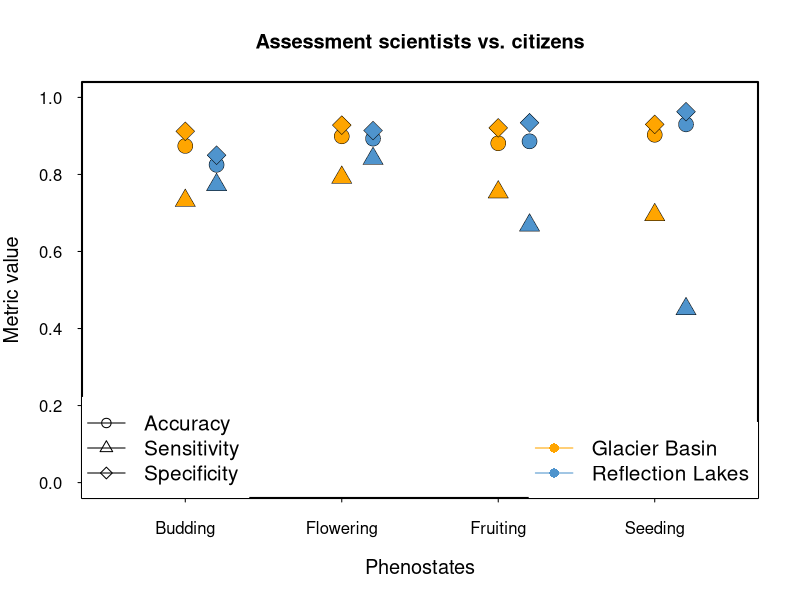
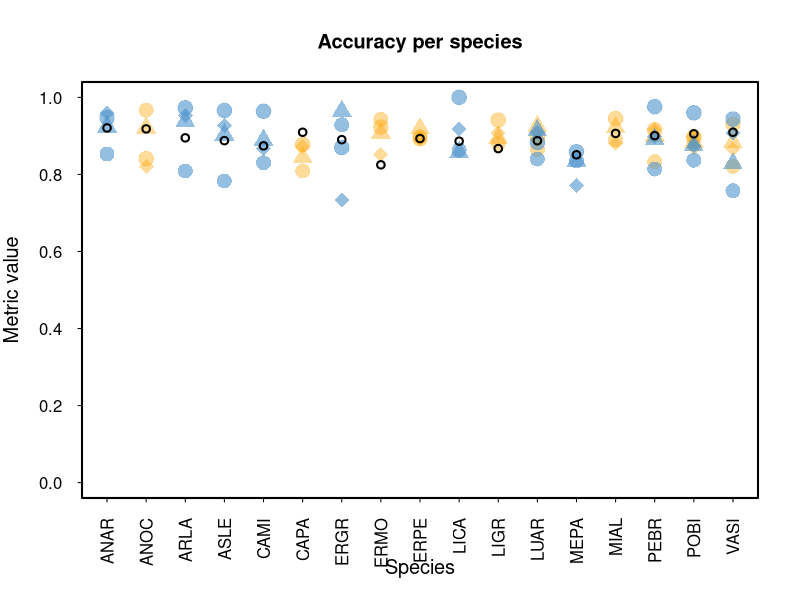
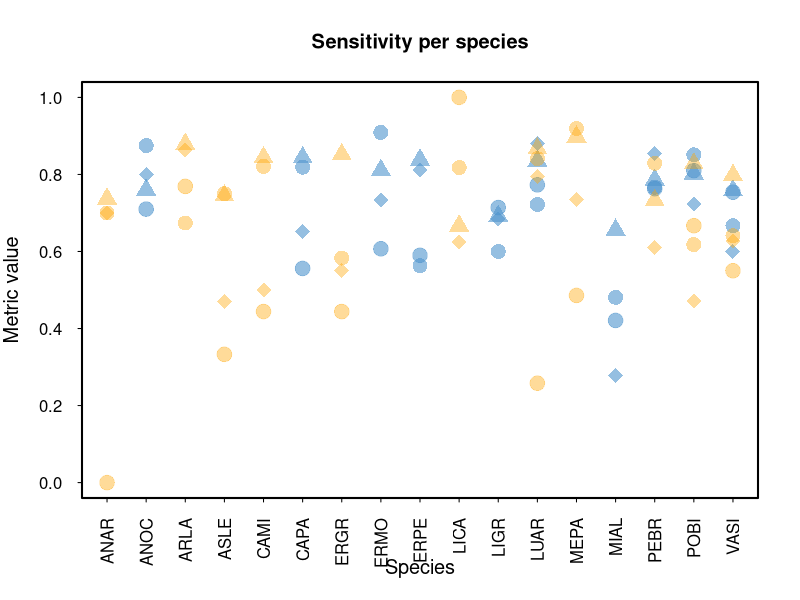
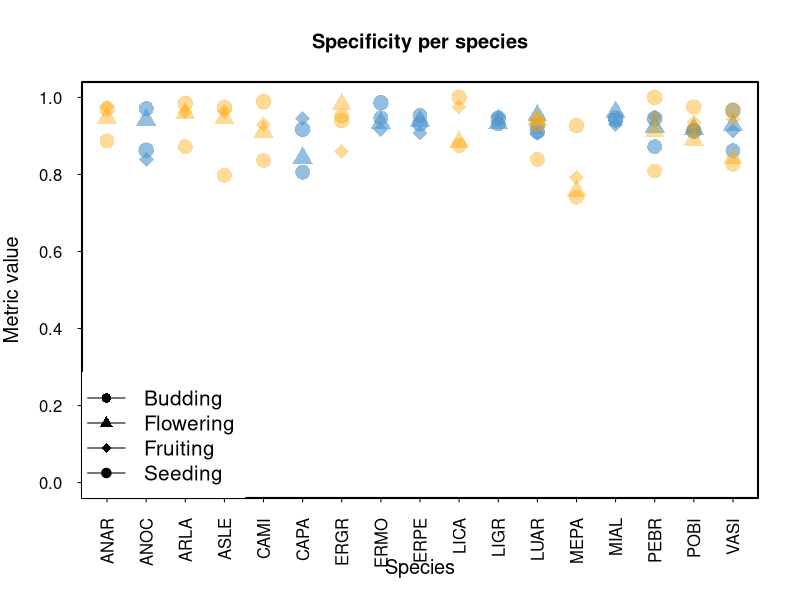
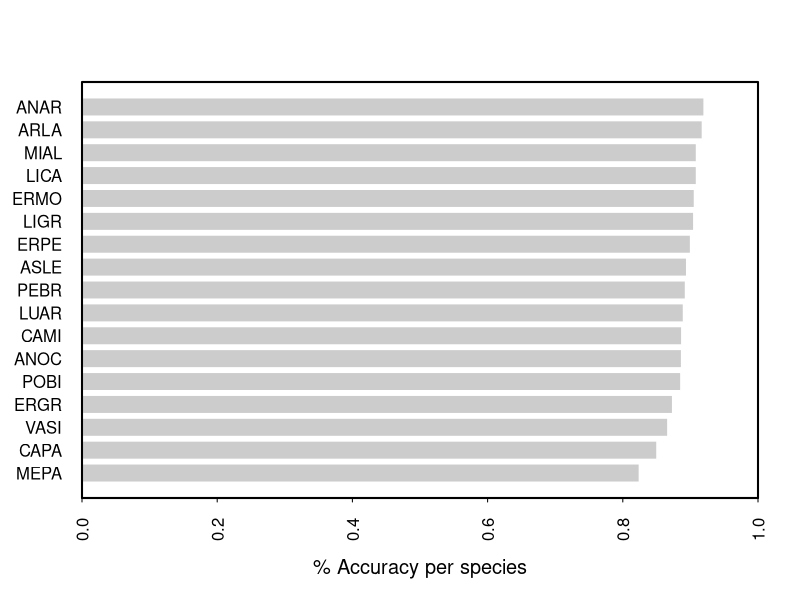
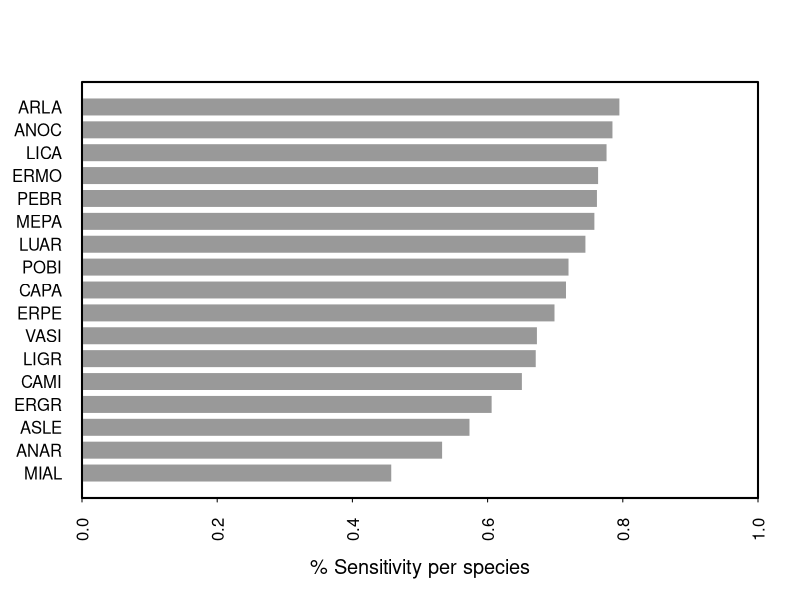
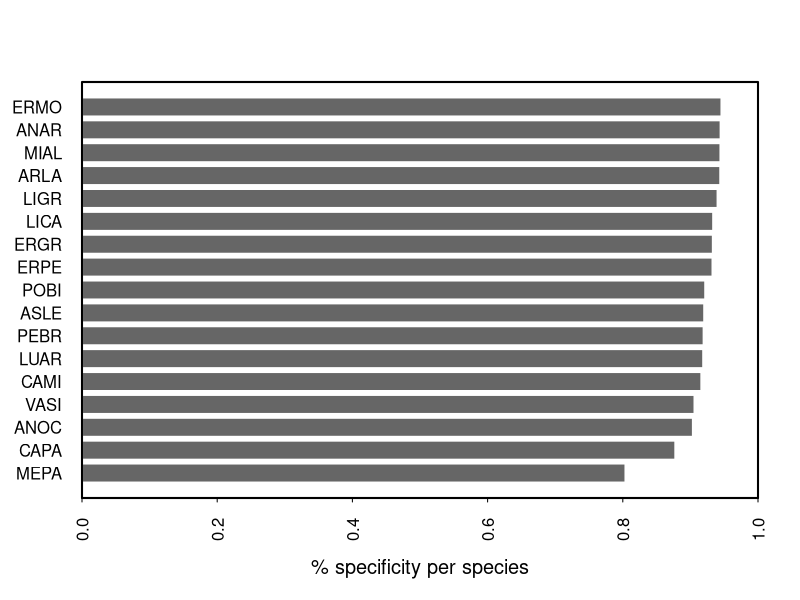

Reproduce these figures in R, in order.
############################DATA PAPER MEADOWATCH###################
###DATA COMPILED BY AJI JOHN
###FIGURES AND THIS ANALYSIS: RUBÉN D. MANZANEDO. APRIL 2021#########

###################PART 5######################

##Continuation of Figure 4: Data validation comparison of scientist vs. citizen scientists

#load accuracies data per phenostate and species
phenostates = read.csv('Accuracy per phenostate-trail.csv')
head(phenostates)

#graphical parameters
par(bty="o")
par(lwd=2)
par(tcl=-0.2)
par(las=1)
par(cex.lab=1.2)

#Figure 4a: metrics per phenostate
#set the x-axes values for plotting and a small offset for the different hikes
phenostates$Y = 1:4
phenostates$Y2 = phenostates$Y+0.2
#plot each phenostate
plot(accuracy.rl~Y, phenostates,
     pch=21,
     bg='orange',
     lwd=0.5,
     cex=2,
     ylim=c(0,1),
     xlim=c(0.5,4.5),
     main='Assessment scientists vs. citizens',
     axes=F,
     xlab='Phenostates',
     ylab='Metric value')
axis(1, labels=c('Budding','Flowering','Fruiting','Seeding'),
     at=c(1:4))
axis(2)
box()
points(accuracy.gb~Y2, phenostates,
       pch=21,
       bg='steelblue3',
       cex=2,
       lwd=0.5)

points(sensitivity.rl~Y, phenostates,
     pch=24,
     bg='orange',
     lwd=0.5,
     cex=2,
     ylim=c(0,1))
points(sensitivity.gb~Y2, phenostates,
       pch=24,
       bg='steelblue3',
       cex=2,
       lwd=0.5)

points(specificity.rl~Y, phenostates,
       pch=23,
       bg='orange',
       lwd=0.5,
       cex=2,
       ylim=c(0,1))
points(specificity.gb~Y2, phenostates,
       pch=23,
       bg='steelblue3',
       cex=2,
       lwd=0.5)
##add the legends
legend('bottomleft',
       legend=c('Accuracy', 'Sensitivity', 'Specificity'),
       pch=c(21,24,23),
       lwd=1,
       box.col='white',
       cex=1.25)
legend('bottomright',
       legend=c('Glacier Basin', 'Reflection Lakes'),
       col=c('orange','steelblue3'),
       pch=16,
       lwd=1,
       box.col='white',
       cex=1.25)

###Figure 4b: metrics per species
#load species data
species = read.csv('Accuracy per species.csv')
means = read.csv('Mean_metrics_per_species.csv')
head(species)
position.sp = as.numeric(as.factor(species$species))
pch.vector = length(species$phenostate)/4

color.orange = rgb(255/255,165/255,0/255,0.4)
color.blue = rgb(79/255,148/255,205/255,0.6)
#ACCURACIES
plot(accuracy.rl~position.sp, species,
     pch=rep(c(16,17,18,19), pch.vector),
     col=color.orange,
     lwd=0.5,
     cex=2,
     ylim=c(0,1),
     main='Accuracy per species',
     axes=F,
     xlab='Species',
     ylab='Metric value')
axis(1, labels=unique(species$species),
     at=unique(as.numeric(position.sp)),
     las=2)
axis(2)
box()
points(accuracy.gb~position.sp, species,
       pch=rep(c(16,17,18,19), pch.vector),
       col=color.blue,
       cex=2,
       lwd=0.5)
points(value~c(1:17), subset(means, means$mean.metric=='acc'))


#SENSITIVITIES
plot(sensitivity.rl~position.sp, species,
     pch=rep(c(16,17,18,19), pch.vector),
     col=color.blue,
     lwd=0.5,
     cex=2,
     ylim=c(0,1),
     main='Sensitivity per species',
     axes=F,
     xlab='Species',
     ylab='Metric value')
axis(1, labels=unique(species$species),
     at=unique(as.numeric(position.sp)),
     las=2)
axis(2)
box()
points(sensitivity.gb~position.sp, species,
       pch=rep(c(16,17,18,19), pch.vector),
       col=color.orange,
       cex=2,
       lwd=0.5)

#SPECIFICITIES
plot(specificity.rl~position.sp, species,
     pch=rep(c(16,17,18,19), pch.vector),
     col=color.blue,
     lwd=0.5,
     cex=2,
     ylim=c(0,1),
     main='Specificity per species',
     axes=F,
     xlab='Species',
     ylab='Metric value')
axis(1, labels=unique(species$species),
     at=unique(as.numeric(position.sp)),
     las=2)
axis(2)
box()
points(specificity.gb~position.sp, species,
       pch=rep(c(16,17,18,19), pch.vector),
       col=color.orange,
       cex=2,
       lwd=0.5)
legend('bottomleft',
       legend=c('Budding', 'Flowering','Fruiting','Seeding'),
       pch=c(16,17,18,19),
       lwd=1,
       box.col='white',
       cex=1.25)

#ALTERNATIVE VERSION, SHOWING ONLY MEANS AS BARPLOTS? MAYBE WITH CIs?
means = read.csv('Mean_metrics_per_species.csv')
accura = subset(means, means$mean.metric=='acc')
sensi = subset(means, means$mean.metric=='sen')
speci = subset(means, means$mean.metric=='spe')

#order in ascending order
accura = accura[order(accura$value),]
sensi = sensi[order(sensi$value),]
speci = speci[order(speci$value),]


barplot(accura$value,
        horiz=T,
        xlim=c(0,1),
        names=accura$species,
        las=2,
        xlab='% Accuracy per species',
        col='grey80',
        border=F)
box()
   
barplot(sensi$value,
        horiz=T,
        xlim=c(0,1),
        names=sensi$species,
        las=2,
        xlab='% Sensitivity per species',
        col='grey60',
        border=F)
box()

barplot(speci$value,
        horiz=T,
        xlim=c(0,1),
        names=speci$species,
        las=2,
        xlab='% specificity per species',
        col='grey40',
        border=F)
box()
        
##END OF CODE
